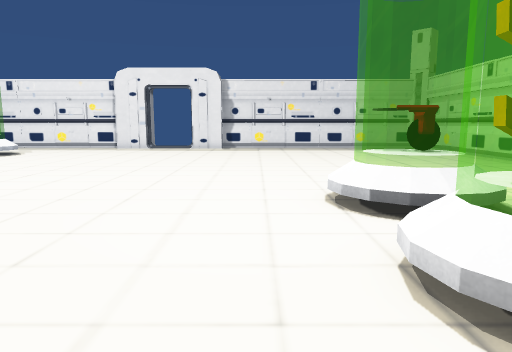
[1] (above)

15 first-person views from a walk through a 3-D level made in the Unity game engine. The camera is 1.4 m above the floor, tilts 8° down and sees 70° across. Doors are open. The floor is counted in squares, 1 m on a side. Each view is taken from the middle of a square. On the plan, view 1 faces up. The plan holds only what a view shows up to about 16 squares ahead; the rest is blank. The place goes on beyond the plan. The player character is not drawn.

[2]
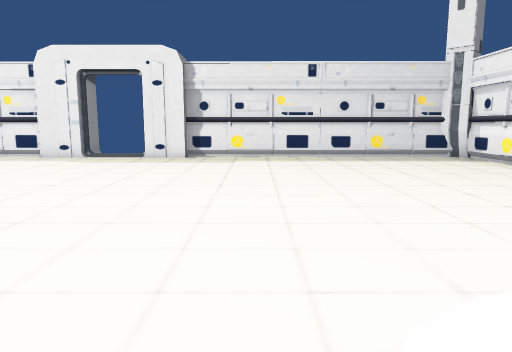

[3]
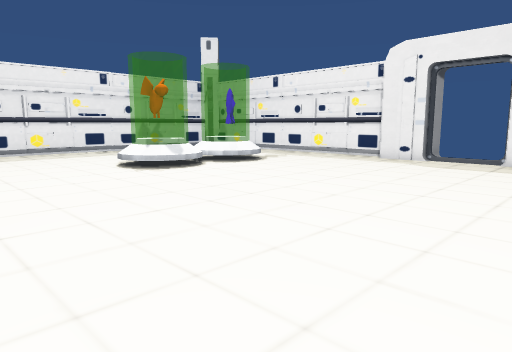

[4]
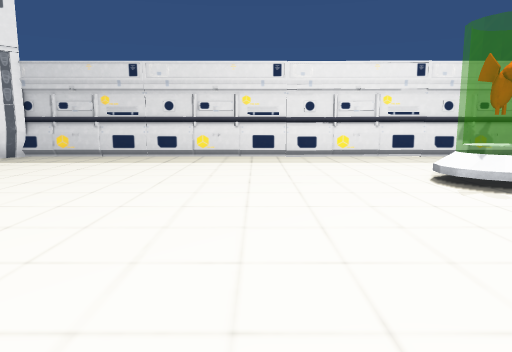

[5]
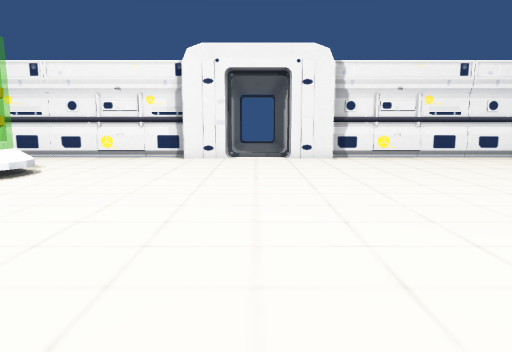

[6]
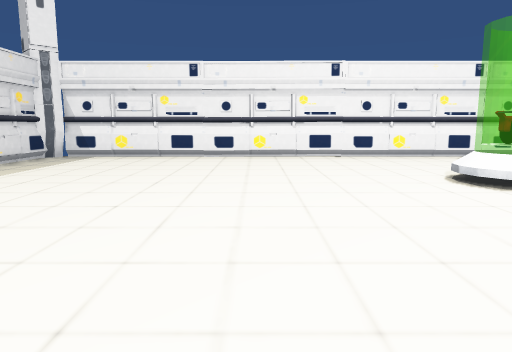

[7]
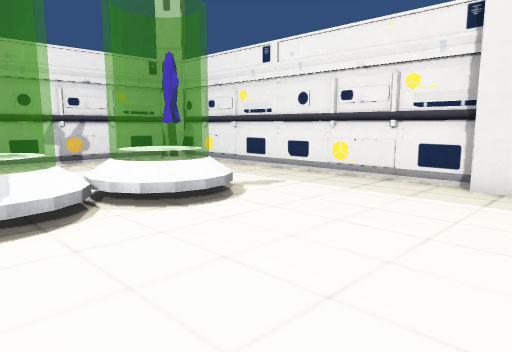

[8]
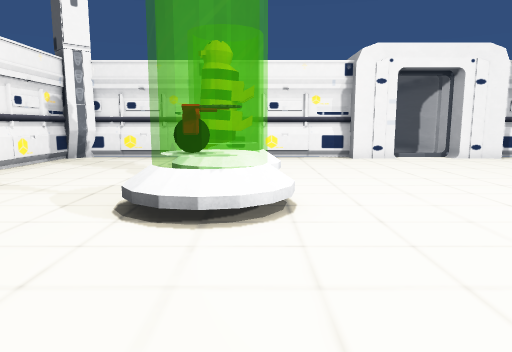

[9]
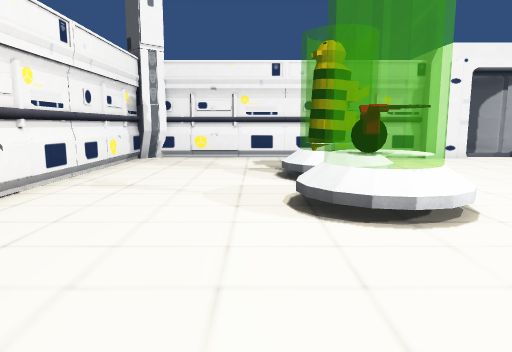

[10]
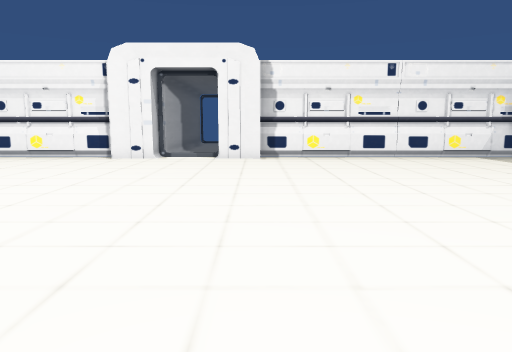

[11]
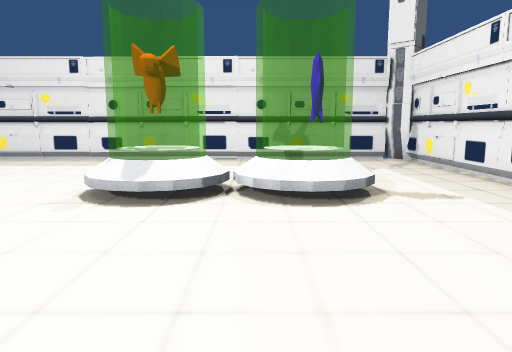

[12]
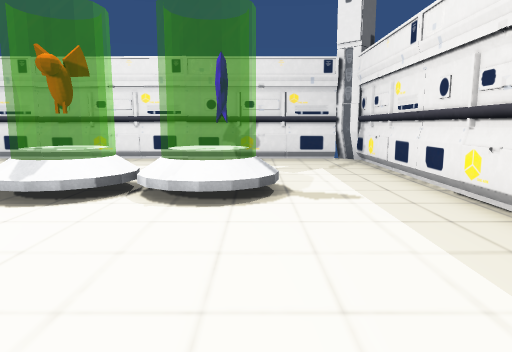

[13]
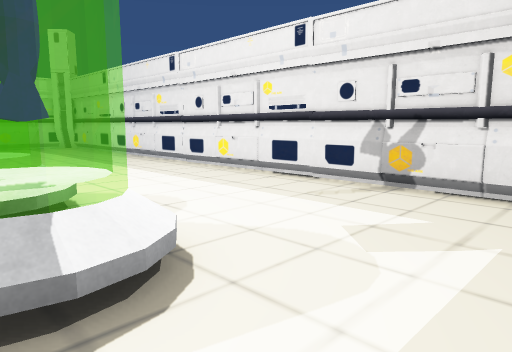

[14]
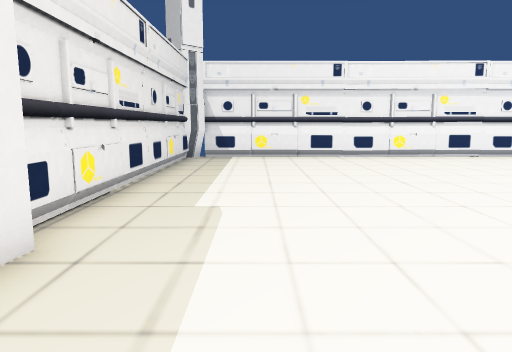

[15]
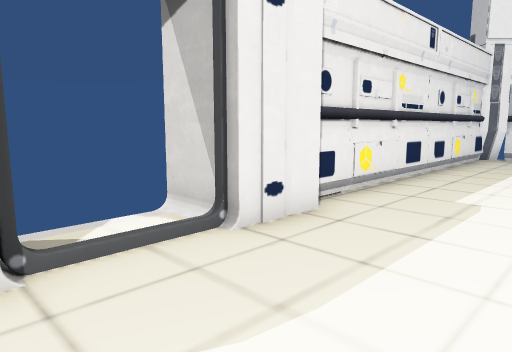

### Floor plan
Key: @ floor where view 1 was taken; # wall or solid block; . floor; D open door; = window, fence, low wall or low ledge; O other object.
Columns run from 20 left of view 1 to 10 right of it. Each row starts with its distance up from view 1.
 23              #..##
 22 ##############DDD##############
 21 #.............................#
 20 #.............................#
 19 #.............................#
 18 #......OO.....................#
 17 #.....OO=.....................#
 16 #......=O.....................#
 15 #...... O.....................#
 14 #.....OO=.....................#
 13 #......OO.....................#
 12 #.............................#
 11 #.............................#
 10 #.............................#
  9 #.............................#
  8 #......................O......#
  7 #.....................OOO.....#
  6 #.....................=OO.....#
  5 #.............................#
  4 #.....................O=......#
  3 #.....................=OO.....#
  2 #.....................O ......#
  1 #...................... ......#
  0 #...................@.........#
 -1 #.............................#
 -2 ##..........##...##..........##
 -3  #############DDD#############

Where each view was taken, in squares from view 1:
view 1: 0 up, 0 right, facing up
view 2: 6 up, 1 right, facing up
view 3: 7 up, 1 left, facing up-left
view 4: 8 up, 4 left, facing left
view 5: 13 up, 5 left, facing down
view 6: 13 up, 6 left, facing right
view 7: 13 up, 6 left, facing up-left
view 8: 13 up, 2 right, facing down
view 9: 13 up, 5 right, facing down
view 10: 13 up, 8 left, facing down
view 11: 16 up, 5 left, facing left
view 12: 18 up, 5 left, facing left
view 13: 21 up, 12 left, facing down-left
view 14: 19 up, 6 left, facing right
view 15: 18 up, 7 left, facing up-right
